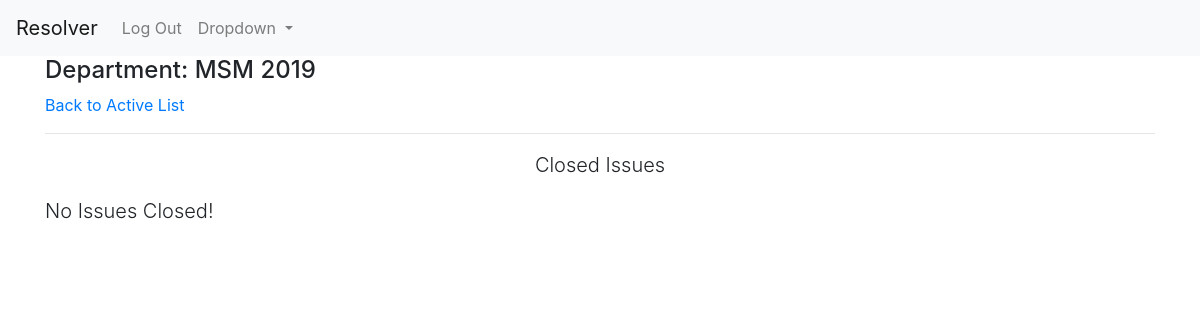
/close/ (signed in), run on an earlier commit of the app's database.
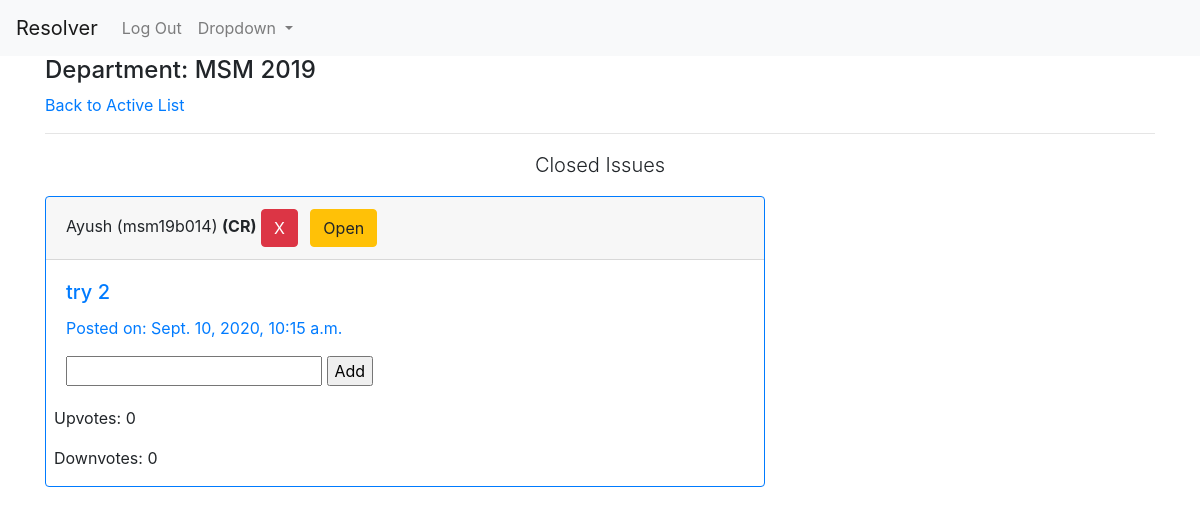
And on a later commit of the database.
### reporter/models.py (models this page shows, shortened)
class Report(models.Model):
    user = models.ForeignKey(UserInfo,on_delete=models.CASCADE,blank=True)
    content = models.TextField('Issue')
    department = models.CharField(max_length=3,blank=True)
    year = models.CharField(max_length=4,blank=True)
    timestamp = models.DateTimeField(auto_now_add=True)
    updated = models.DateTimeField(auto_now=True)
    active = models.BooleanField(default=True)
    resolved = models.BooleanField(default=False)
    cr_line = models.CharField(max_length=256,null=True,blank=True)
    upvotes = models.IntegerField(default=0)
    downvotes = models.IntegerField(default=0)
    deadline = models.DateTimeField(null=True)
    class Meta:
        ordering = ['-timestamp']

### profiles/models.py (models this page shows, shortened)
class UserInfo(models.Model):
    user = models.OneToOneField(User,on_delete=models.CASCADE,related_name='info')
    is_cr = models.BooleanField(default=False)
    department = models.CharField(max_length=3)
    join_year = models.CharField(max_length=4)
    institute = models.ForeignKey(Institute,on_delete=models.CASCADE,related_name='allusers')
    registered_on = models.DateTimeField(auto_now_add=True)
    total_upvotes = models.IntegerField(default=0)
    total_downvotes = models.IntegerField(default=0)
    total_novotes = models.IntegerField(default=0)
    class Meta:
        ordering = ['-total_upvotes','-total_downvotes','-total_novotes']

class User(AbstractUser):
    pass

### reporter/views.py (the view)
# urls.py: path('close/',views.close_view,name='close-stage'),
@login_required
def close_view(request):
    if(request.user.info.is_cr):
        if(request.method=='POST'):
            id_ = int(request.POST.get('id',None))
            resolve_message = request.POST.get('c-line',None)
            obj = Report.objects.get(id=id_)
            obj.cr_line = resolve_message
            obj.save()
        qs = Report.objects.filter(active=False,department=request.user.info.department,year=request.user.info.join_year,resolved=False)
        return render(request,'reporter/closed.html',{'issue_list':qs})
    raise PermissionDenied

### reporter/templates/reporter/closed.html (shortened to what this page needs)
{% extends 'base.html' %}
{% load static %}
{% block content %}
{% if request.user.is_authenticated %}
    <h4>Department: {{request.user.info.department|upper}} {{request.user.info.join_year}}</h4>
    <a href="{% url 'reporter:index' %}">Back to Active List</a>
    <hr>
    <p class="mt-2 lead text-center">Closed Issues</p>
    {% for issue in issue_list %}
    <div class="card border-primary mb-3" style="max-width: 45rem;">
        <div class="card-header">{{issue.user.user.first_name}} ({{issue.user.user.username}}) {% if issue.user.is_cr %}<strong>(CR)</strong>{% endif %} {% if request.user.info.is_cr %}<button type="button" class="btn btn-danger" data-toggle="modal" data-target="#deleteModal">X</button> <a class="btn btn-warning ml-2" href="{% url 'reporter:close-issue' issue.id %}">Open</a> {% endif %} {% if issue.cr_line %}<a class="btn btn-success" href="{% url 'reporter:resolve-issue' issue.id %}">Resolve</a>{% endif %}</div>
        <div class="card-body text-primary">
          <h5 class="card-title">{{issue.content}}</h5>
          <p class="card-text">Posted on: {{issue.timestamp}}</p>
          {% if issue.cr_line %}
          <p class="card-text resolve-message"><em>Resolved Message: </em><span style="color: black;">{{issue.cr_line}}</span></p>
          <a class="btn btn-dark" href="{% url 'reporter:resolve-line-delete' issue.id %}">Remove Message</a>
          {% else %}
          <form action="{% url 'reporter:close-stage' %}" method="post">
            <input type="text" name="c-line">
            <input type="submit" value="Add">
          </form>
          {% endif %}
        </div>
        <div class="results ml-2">
          <p>Upvotes: {{issue.upvotes}}</p>
          <p>Downvotes: {{issue.downvotes}}</p>
        </div>
    </div>
    {% empty %}
    <p class="lead">No Issues Closed!</p>
    {% endfor %}
{% endif %}
{% endblock %}

What changed in the data, as far as the page shows it:
added Report: user.user.first_name "Ayush", user.user.username "msm19b014", shows "(CR)", content "try 2", timestamp "Sept. 10, 2020, 10:15 a.m.", upvotes "0", downvotes "0"
Also different on the page:
text no longer shown: "No Issues Closed!"
